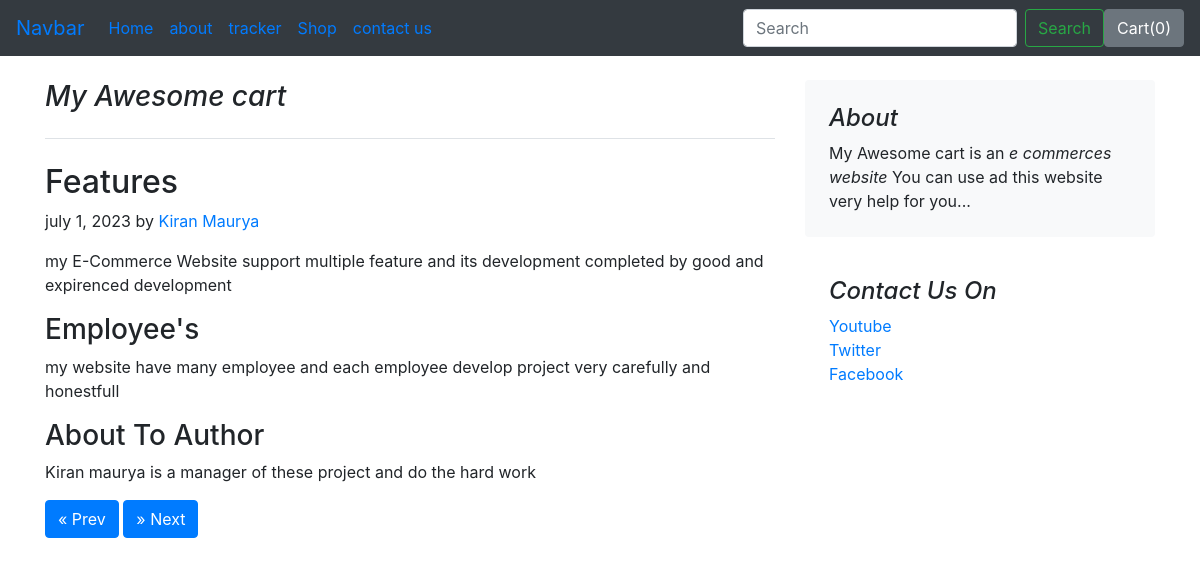
The page /blog/blogpost/1 on the database its author committed.
### blog/models.py (models this page shows, shortened)
class BlogPost(models.Model):
    post_id = models.AutoField(primary_key=True)
    title = models.CharField(max_length=50)
    head0 = models.CharField(max_length=50)
    chead0  = models.CharField(max_length=500)
    head1 = models.CharField(max_length=100)
    chead1  = models.CharField(max_length=500)
    head2 = models.CharField(max_length=100)
    chead2  = models.CharField(max_length=500)
    pub_date = models.DateField()
    image = models.ImageField(upload_to = "blog/images",default="")

### blog/views.py (the view)
# urls.py: path("blogpost/<int:id>",views.blogPost, name= 'blogPost')
def blogPost (request,id):
    post = BlogPost.objects.filter(post_id = id)[0]
    return render(request,'blog/blogpost.html', {'post':post,})

### blog/templates/blog/blogpost.html (shortened to what this page needs)
{% extends 'blog/basic.html' %}
{% block body%}
<div class="container my-4">
<div class="row">
    <div class="col-md-8 blog-main">
      <h3 class="pb-4 mb-4 font-italic border-bottom">
        {{post.title}}
      </h3>
      <div class="blog-post">
        <h2 class="blog-post-title"> {{post.head0}}</h2>
        <p class="blog-post-meta">july 1, 2023 by <a href="#">Kiran Maurya</a></p>
       <p> {{post.chead0}}</p>
       <h3>{{post.head1}}</h3>
       <p> {{post.chead1}}</p>
       <h3>{{post.head2}}</h3>
       <p> {{post.chead2}}</p>
       <button type = "button"   id  = "prev" class = "btn btn-primary prev-button">&laquo; Prev </button>
      <button  type = "button" id  = "next" class = "btn btn-primary next-button ">&raquo; Next</button>
      </div>
    </div>
    <aside class="col-md-4 blog-sidebar">
      <div class="p-4 mb-3 bg-light rounded">
        <h4 class="font-italic">About</h4>
        <p class="mb-0">My Awesome cart is an  <em>e commerces website  </em>You can use ad this website very help for you...</p>
      </div>
      <div class="p-4">
        <h4 class="font-italic">Contact Us On</h4>
        <ol class="list-unstyled">
          <li><a href="#">Youtube</a></li>
          <li><a href="#">Twitter</a></li>
          <li><a href="#">Facebook</a></li>
        </ol>
      </div>
    </aside>
  </div>
  </div>
  {% endblock %}

### rows shown on the page
BlogPost: title "My Awesome cart", head0 "Features", chead0 "my E-Commerce Website support multiple feature and its development completed by good and expirenced development", head1 "Employee's", chead1 "my website have many employee and each employee develop project very carefully and honestfull", head2 "About To Author", chead2 "Kiran maurya is a manager of these project and do the hard work"
